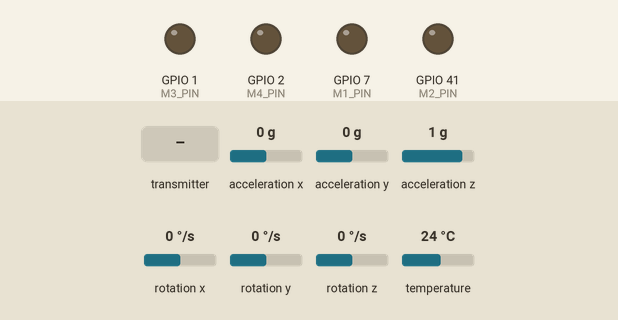
This sketch was run on a simulated ESP32-S3. Shown: output pins drawn as LEDs (lit = HIGH). The inputs (shaded band) are chosen by the test bench; at power-on: acceleration x 0 g, acceleration y 0 g, acceleration z 1 g, rotation x 0 °/s, rotation y 0 °/s, rotation z 0 °/s, temperature 24 °C. What the sketch prints to the serial monitor is not drawn.

Above: at 6.5 s.
6.6 s: the transmitter starts sending thrust = 1024
At 7.8 s:
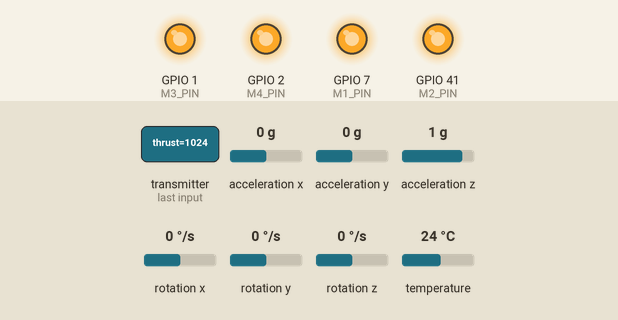
8.1 s: acceleration x set to 0.2 g
11.1 s: acceleration y set to -0.2 g
17.1 s: the transmitter starts sending thrust = 0
At 18.5 s:
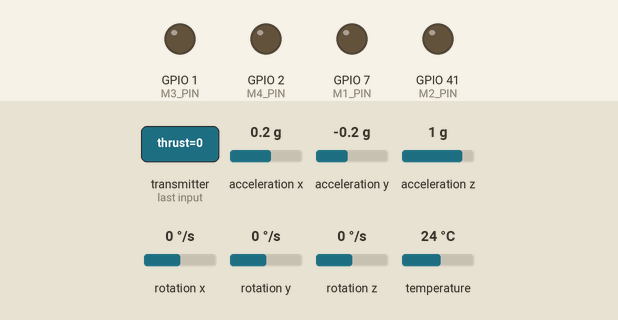
Timing chart, 0 to 20.1 s (numbered marks = the images above; inputs shaded):
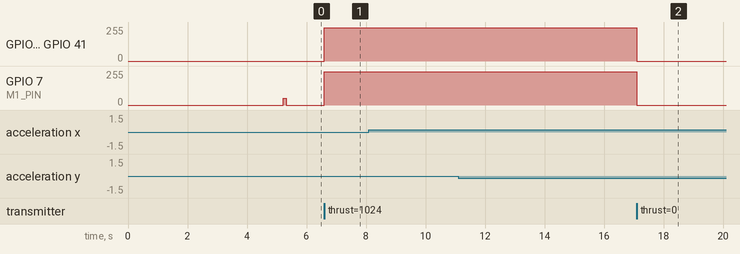

The sketch:

Drone.ino
```cpp
#include <esp_now.h>
#include <WiFi.h>

#include <Adafruit_MPU6050.h>
#include <Adafruit_Sensor.h>
#include <Wire.h>

#define M1_PIN 7
#define M2_PIN 41
#define M3_PIN 1
#define M4_PIN 2

int M1_strength;
int M2_strength;
int M3_strength;
int M4_strength;

// Structure example to receive data
// Must match the sender structure
typedef struct struct_message {
  float roll;
  float pitch;
  float yaw;
  int thrust;
} struct_message;

// Create a struct_message called droneData
struct_message droneData;

Adafruit_MPU6050 mpu;

float accX, accY, accZ;
float velX, velY, velZ;
float accAngX, accAngY;
float velAngX, velAngY;
float pitchAngle, rollAngle;
float pitchOffset, rollOffset;
uint32_t LoopTimer;

float PRateRoll = 0; float PRatePitch = PRateRoll; float PRateYaw = 0;
float IRateRoll = 0; float IRatePitch = IRateRoll; float IRateYaw = 0;
float DRateRoll = 0; float DRatePitch = DRateRoll; float DRateYaw = 0;
float ErrorRateRoll, ErrorRatePitch, ErrorRateYaw;
float InputRoll, InputThrottle, InputPitch, InputYaw;
float PrevErrorRateRoll, PrevErrorRatePitch, PrevErrorRateYaw;
float PrevItermRateRoll, PrevItermRatePitch, PrevItermRateYaw;
float PIDReturn[] = {0, 0, 0};
float DesiredRateRoll, DesiredRatePitch, DesiredRateYaw;

void reset_pid(void) {
  PrevErrorRateRoll = 0; PrevErrorRatePitch = 0; PrevErrorRateYaw = 0;
  PrevItermRateRoll = 0; PrevItermRatePitch = 0; PrevItermRateYaw = 0;
}

// callback function that will be executed when data is received
void OnDataRecv(const uint8_t * mac, const uint8_t *incomingData, int len) {
  memcpy(&droneData, incomingData, sizeof(droneData));
  //Serial.print("Bytes received: ");
  //Serial.println(len);
}

void setup() {
  // Initialize Serial Monitor
  Serial.begin(115200);

  Wire.begin(5, 6);
  mpu.begin(0x68);
  mpu.setAccelerometerRange(MPU6050_RANGE_8_G);
  mpu.setGyroRange(MPU6050_RANGE_500_DEG);
  mpu.setFilterBandwidth(MPU6050_BAND_21_HZ);

  pinMode(M1_PIN, OUTPUT);
  pinMode(M2_PIN, OUTPUT);
  pinMode(M3_PIN, OUTPUT);
  pinMode(M4_PIN, OUTPUT);

  /*analogWrite(M1_PIN, 50);
  delay(1000);
  analogWrite(M1_PIN, 0);
  analogWrite(M2_PIN, 50);
  delay(1000);
  analogWrite(M2_PIN, 0);
  analogWrite(M3_PIN, 50);
  delay(1000);
  analogWrite(M3_PIN, 0);
  analogWrite(M4_PIN, 50);
  delay(1000);
  analogWrite(M4_PIN, 0);*/

  // Set device as a Wi-Fi Station
  WiFi.mode(WIFI_STA);

  // Init ESP-NOW
  if (esp_now_init() != ESP_OK) {
    Serial.println("Error initializing ESP-NOW");
    return;
  }

  // Once ESPNow is successfully Init, we will register for recv CB to
  // get recv packer info
  esp_now_register_recv_cb(esp_now_recv_cb_t(OnDataRecv));

  delay(5000);
  for (int i = 0; i < 100; i++) {
    getValues();

    accAngY = -atan(accX / sqrt(pow(accY, 2) + pow(accZ, 2)));
    accAngX = atan(accY / sqrt(pow(accX, 2) + pow(accZ, 2)));
    velAngY = pitchAngle + velY * 0.004;
    velAngX = rollAngle + velX * 0.004;

    pitchAngle = (0.98 * velAngY) + (0.02 * accAngY);
    rollAngle = (0.98 * velAngX) + (0.02 * accAngX);
  }
  pitchOffset = pitchAngle;
  rollOffset = rollAngle;
  analogWrite(M1_PIN, 50);
  delay(100);
  analogWrite(M1_PIN, 0);

}

void loop() {
  getValues();

  accAngY = -atan(accX / sqrt(pow(accY, 2) + pow(accZ, 2)));
  accAngX = atan(accY / sqrt(pow(accX, 2) + pow(accZ, 2)));
  velAngY = pitchAngle + velY * 0.004;
  velAngX = rollAngle + velX * 0.004;

  pitchAngle = (0.98 * velAngY) + (0.02 * accAngY);
  rollAngle = (0.98 * velAngX) + (0.02 * accAngX);

  ErrorRatePitch = 0 - pitchAngle - pitchOffset;
  ErrorRateRoll = 0 - rollAngle - rollOffset;
  ErrorRateYaw = DesiredRateYaw - velZ;

  pid_equation(ErrorRatePitch, PRatePitch, IRatePitch, DRatePitch, PrevErrorRatePitch, PrevItermRatePitch);
    InputPitch = PIDReturn[0];
    PrevErrorRatePitch = PIDReturn[1];
    PrevItermRatePitch = PIDReturn[2];
  pid_equation(ErrorRateRoll, PRateRoll, IRateRoll, DRateRoll, PrevErrorRateRoll, PrevItermRateRoll);
    InputRoll = PIDReturn[0];
    PrevErrorRateRoll = PIDReturn[1];
    PrevItermRateRoll = PIDReturn[2];
  pid_equation(ErrorRateYaw, PRateYaw, IRateYaw, DRateYaw, PrevErrorRateYaw, PrevItermRateYaw);
    InputYaw = PIDReturn[0];
    PrevErrorRateYaw = PIDReturn[1];
    PrevItermRateYaw = PIDReturn[2];

  M1_strength = droneData.thrust - InputRoll - InputPitch - InputYaw;
  M2_strength = droneData.thrust - InputRoll + InputPitch + InputYaw;
  M3_strength = droneData.thrust + InputRoll + InputPitch - InputYaw;
  M4_strength = droneData.thrust + InputRoll - InputPitch + InputYaw;

  M1_strength = constrain(M1_strength, 0, 250);
  M2_strength = constrain(M2_strength, 0, 250);
  M3_strength = constrain(M3_strength, 0, 250);
  M4_strength = constrain(M4_strength, 0, 250);

  if (droneData.thrust < 51) {
    M1_strength = 0;
    M2_strength = 0;
    M3_strength = 0;
    M4_strength = 0;
    //pitchAngle = 0;
    //rollAngle = 0;
    if (Serial.available() > 0) {
      PRatePitch = Serial.readString().toFloat();
      PRateRoll = PRatePitch;
      Serial.println(PRatePitch);
      delay(1000);
    }
    reset_pid();
  }

  analogWrite(M1_PIN, M1_strength);
  analogWrite(M2_PIN, M2_strength);
  analogWrite(M3_PIN, M3_strength);
  analogWrite(M4_PIN, M4_strength);

  printValues();

  while (micros() - LoopTimer < 4000);
  LoopTimer = micros();
}

void getValues() {
  sensors_event_t a, g, temp;
  mpu.getEvent(&a, &g, &temp);
  accX = a.acceleration.x - 0.17;
  accY = a.acceleration.y;
  accZ = a.acceleration.z - 0.44;
  velX = g.gyro.x;
  velY = g.gyro.y - 0.085;
  velZ = g.gyro.z;
}

void pid_equation(float Error, float P , float I, float D, float PrevError, float PrevIterm) {
  float Pterm = P * Error;
  float Iterm = PrevIterm + I * (Error + PrevError) * 0.004/2;
  if (Iterm > 200) Iterm = 200;
  else if (Iterm <-200) Iterm = -200;
  float Dterm = D * (Error - PrevError)/0.004;
  float PIDOutput = Pterm + Iterm + Dterm;
  if (PIDOutput > 200) PIDOutput = 200;
  else if (PIDOutput <-200) PIDOutput = -200;
  PIDReturn[0] = PIDOutput;
  PIDReturn[1] = Error;
  PIDReturn[2] = Iterm;
}

void printValues() {
  /*Serial.print("AccX:"); // m/s^2
  Serial.print(accX);
  Serial.print(",");
  Serial.print("AccY:");
  Serial.print(accY);
  Serial.print(",");
  Serial.print("AccZ:");
  Serial.print(accZ);
  Serial.println(",");*/

  /*Serial.print("RotX:"); // rad/s
  Serial.print(velX);
  Serial.print(",");
  Serial.print("RotY:");
  Serial.print(velY);
  Serial.print(",");
  Serial.print("RotZ:");
  Serial.print(velZ);
  Serial.println(",");*/

  /*Serial.print("AccAngX:");
  Serial.print(accAngX);
  Serial.print(",");
  Serial.print("AccAngY:");
  Serial.print(accAngY);
  Serial.print(",");
  Serial.print("VelAngX:");
  Serial.print(velAngX);
  Serial.print(",");
  Serial.print("VelAngY:");
  Serial.print(velAngY);
  Serial.println(",");*/

  Serial.print("PitchAng:");
  Serial.print(pitchAngle);
  Serial.print(",");
  Serial.print("RollAng:");
  Serial.print(rollAngle);
  Serial.print(",");

  Serial.print("Roll:");
  Serial.print(InputRoll);
  Serial.print(",");
  Serial.print("Pitch:");
  Serial.print(InputPitch);
  Serial.print(",");
  Serial.print("Yaw:");
  Serial.print(InputYaw);
  Serial.println(",");

  /*Serial.print("Roll:");
  Serial.print(droneData.roll);
  Serial.print(",");
  Serial.print("Pitch:");
  Serial.print(droneData.pitch);
  Serial.print(",");
  Serial.print("Yaw:");
  Serial.print(droneData.yaw);
  Serial.print(",");
  Serial.print("Thrust:");
  Serial.println(droneData.thrust);
  Serial.println(",");*/

  /*Serial.print("M1:");
  Serial.print(M1_strength);
  Serial.print(",");
  Serial.print("M2:");
  Serial.print(M2_strength);
  Serial.print(",");
  Serial.print("M3:");
  Serial.print(M3_strength);
  Serial.print(",");
  Serial.print("M4:");
  Serial.print(M4_strength);
  Serial.println(",");*/
}
```

Measured:
- after the input at 6.6 s, GPIO 1 (M3_PIN), GPIO 2 (M4_PIN), GPIO 7 (M1_PIN), GPIO 41 (M2_PIN): 0/255 → 250/255 at once
- after the input at 17.1 s, GPIO 1 (M3_PIN), GPIO 2 (M4_PIN), GPIO 7 (M1_PIN), GPIO 41 (M2_PIN): 250/255 → 0/255 at once
